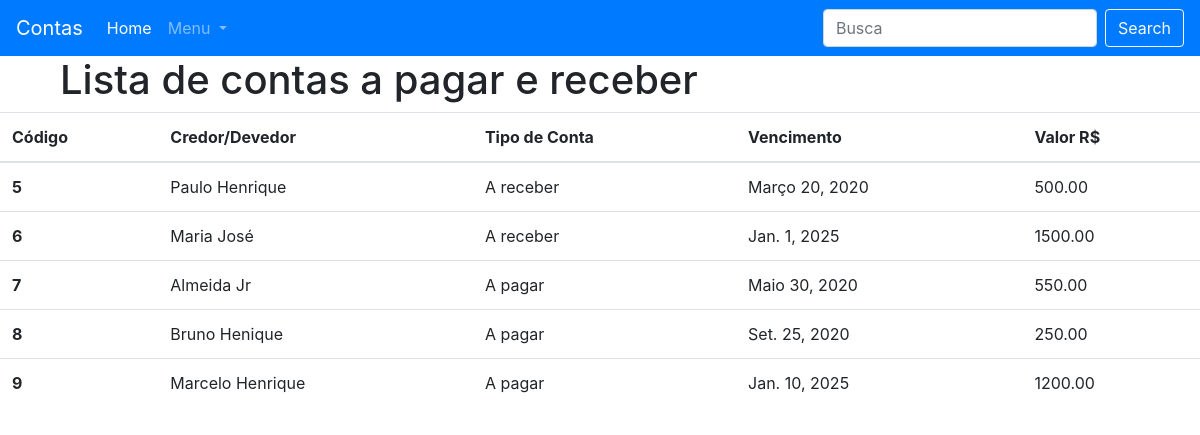
The app's page / (signed in) with its own data.
### apps/gestor/models.py (models this page shows, shortened)
class Conta(models.Model):
    TIPO_CONTA_CHOICE = (
        ('RB', 'A receber'),
        ('PG', 'A pagar'),
    )
    pessoa = models.ForeignKey(Pessoa, verbose_name='Pessoa', on_delete=models.CASCADE)
    tipo_conta = models.CharField(verbose_name='Tipo de Conta', max_length=2, choices=TIPO_CONTA_CHOICE)
    vencimento = models.DateField(verbose_name='vencimento')
    valor = models.DecimalField(verbose_name='valor R$', max_digits=19, decimal_places=2)

class Pessoa(models.Model):
    nome = models.CharField(verbose_name='Nome', max_length= 200)
    nascimento = models.DateField(verbose_name='Nascimento')
    cpf = models.CharField(verbose_name='CPF', max_length= 14) #000.000.000-00

### apps/gestor/views.py (the view)
# urls.py: path('', views.home, name='home'),
@login_required(login_url='/login/')
def home(request):
    lista_contas = Conta.objects.all() #SELECT * FROM Conta, #Query Set
    return render(request, 'base.html', {'lista_contas': lista_contas})

### templates/base.html (shortened to what this page needs)
{% load static %}
<!DOCTYPE html>
<html lang="en">
<head>
    <link rel="stylesheet" href="{% static 'css/bootstrap.css' %}">
</head>
<body>
<nav class="navbar navbar-expand-lg navbar-dark bg-primary">
  <a class="navbar-brand" href="#">Contas</a>
  <div class="collapse navbar-collapse" id="navbarSupportedContent">
    <ul class="navbar-nav mr-auto">
      <li class="nav-item active">
        <a class="nav-link" href="#">Home <span class="sr-only">(current)</span></a>
      </li>
      <li class="nav-item dropdown">
        <a class="nav-link dropdown-toggle" href="#" id="navbarDropdown" role="button" data-toggle="dropdown" aria-haspopup="true" aria-expanded="false">
          Menu
        </a>
      </li>
    </ul>
    <form class="form-inline my-2 my-lg-0">
      <input class="form-control mr-sm-2" type="search" placeholder="Busca" aria-label="Buscar">
      <button class="btn btn-outline-light my-2 my-sm-0" type="submit">Search</button>
    </form>
  </div>
</nav>
<div class="container">
    <div class="rows">
        <div class="col-12">
        {% block corpo %}
            <h1>Lista de contas a pagar e receber</h1>
        </div>
    </div>
</div>
<table class="table table-hover">
    <thead>
        <tr>
            <th scope="col">Código</th>
            <th scope="col">Credor/Devedor</th>
            <th scope="col">Tipo de Conta</th>
            <th scope="col">Vencimento</th>
            <th scope="col">Valor R$</th>
        </tr>
    </thead>
    <tbody>
         {% for conta in lista_contas %}
            <tr>
                <th scope="row">{{ conta.id}}</th>
                <td>{{ conta.pessoa.nome}}</td>
                <td>{{ conta.get_tipo_conta_display}}</td>
                <td>{{ conta.vencimento}}</td>
                <td>{{ conta.valor}}</td>
            </tr>
        {% endfor %}
    </tbody>
</table>
{% endblock corpo %}
</body>
</html>

### records on screen
Conta: id "5", pessoa.nome "Paulo Henrique", tipo_conta "A receber", vencimento "Março 20, 2020", valor "500.00"
Conta: id "6", pessoa.nome "Maria José", tipo_conta "A receber", vencimento "Jan. 1, 2025", valor "1500.00"
Conta: id "7", pessoa.nome "Almeida Jr", tipo_conta "A pagar", vencimento "Maio 30, 2020", valor "550.00"
Conta: id "8", pessoa.nome "Bruno Henique", tipo_conta "A pagar", vencimento "Set. 25, 2020", valor "250.00"
Conta: id "9", pessoa.nome "Marcelo Henrique", tipo_conta "A pagar", vencimento "Jan. 10, 2025", valor "1200.00"
